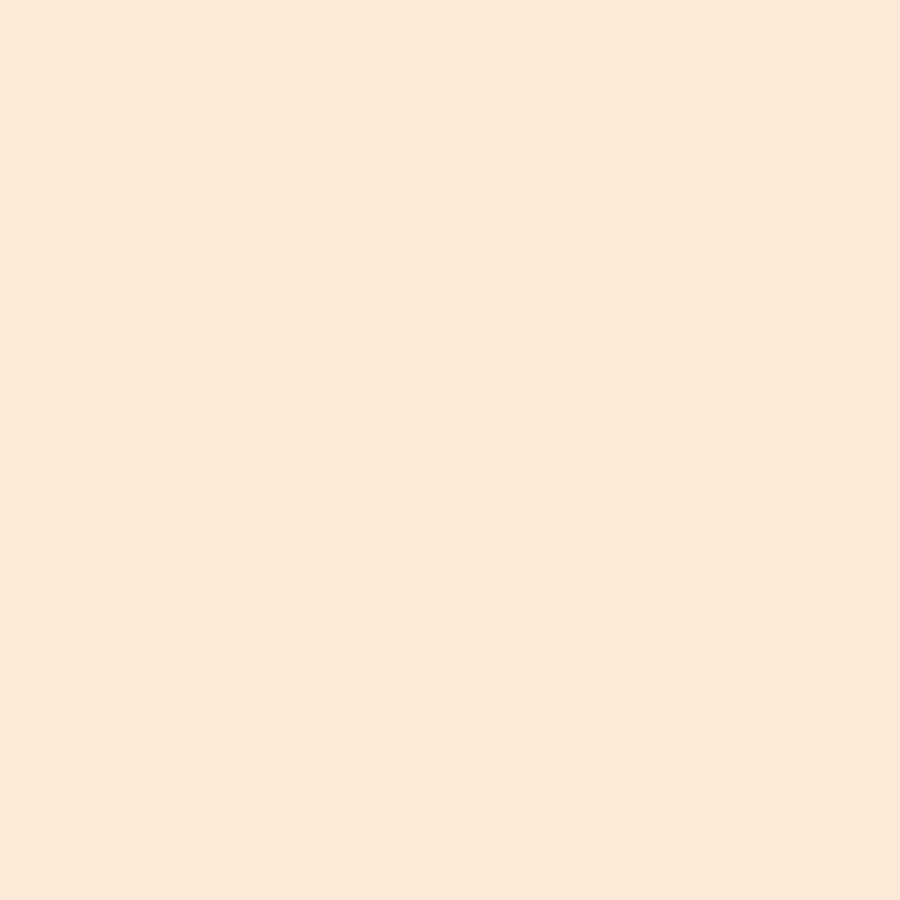
Frame 1 (no input)
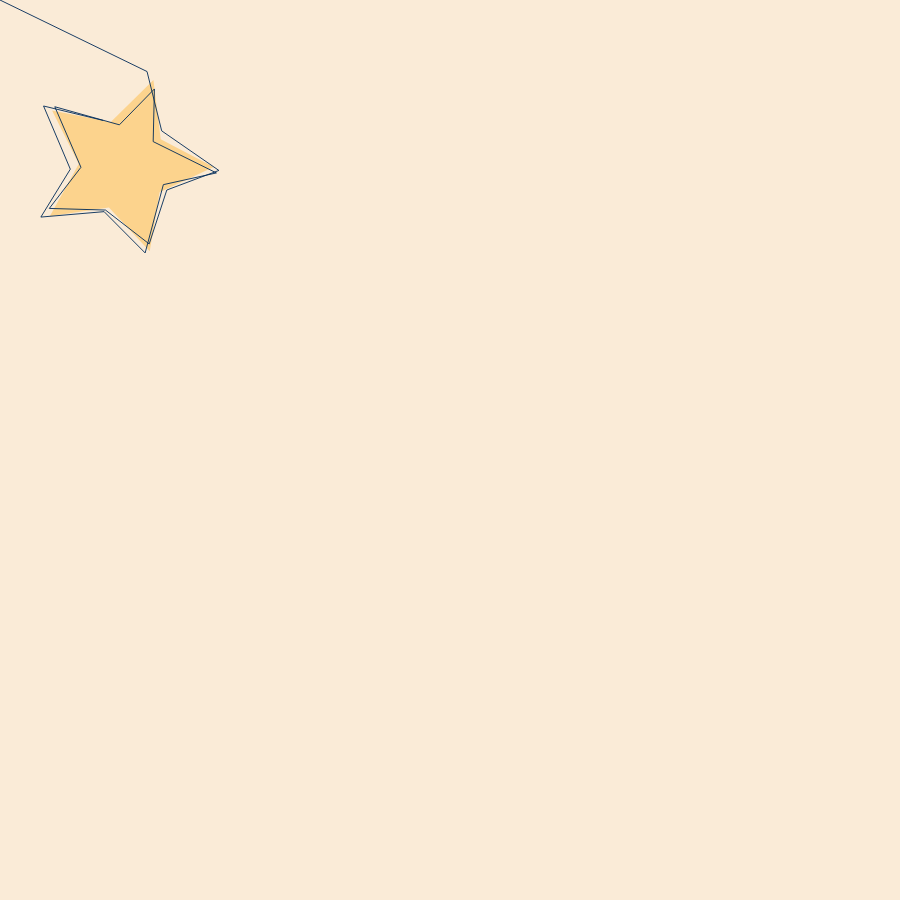
Frame 60 (no input)
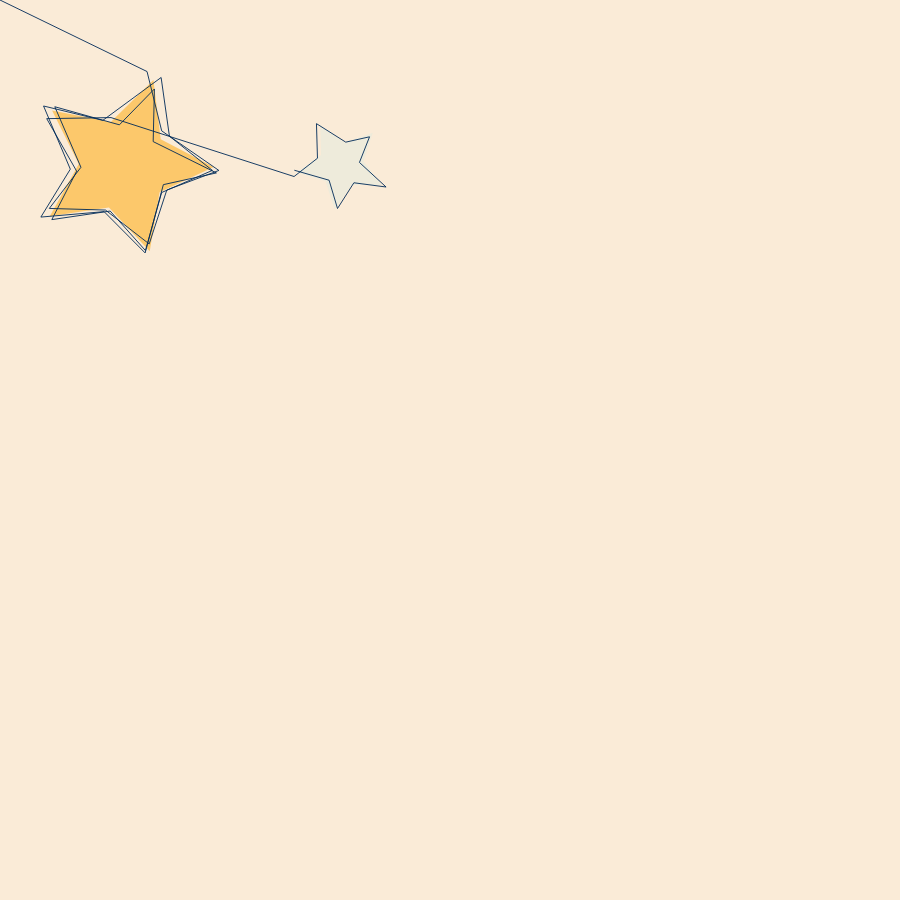
Frame 120 (the mouse pressed at the canvas centre since frame 60)

The p5.js sketch that drew these frames (run headless with seeded random() and noise() and a simulated clock; from frame 60 on, the mouse is pressed at the canvas centre):

// p5.js sketch
// ── sketch.js
let shapes = [];

let points = [[0, 0]];

let speed = 0.35;

let alphas = [];
let timer = 0;
let aInd = 0;
let aInd2 = -1;

let undraw = false;

let counter = 0;
let counter2 = 0;

let numCols = 2;
let numRows = 3;
let marginX = 0;
let marginY = 0;

let scal = 10;

let colours = [
  "pink",
  "indianred",
  "orange",
  "gold",
  "plum",
  "mediumpurple",
  "cornflowerblue",
  "lightskyblue",
  "cadetblue",
  "paleturquoise",
  "olive",
  "darkseagreen",
];

function setup(){
  let dim = min(windowWidth, windowHeight);
  createCanvas(dim*0.9, dim*0.9); 
  background('antiqueWhite');
  angleMode(DEGREES);
  
  numCols = floor(random(2, 5));
  numRows = floor(random(2, 4))*2-1;
  
  scal = min(width/numCols, height/numRows)*0.1;
  
  marginX = 0.55*width/numCols;
  marginY = 0.55*height/numRows;
  
  // randomSeed(1);
  
    for (let j = 0; j < numRows; j++){
      if (j%2 == 0){
        for (let i = 0; i < numCols; i++){
        let s = floor(random(2, 5));
        let p = floor(random(4, 9));
        let r = random(360);
        let t = random([0,1]);
        let c = random(colours);
        shapes.push([0, i, j, s, p, r, c]);
    }
      } else {
        for (let i = numCols-1; i >= 0; i--){
        let s = floor(random(2, 5.5));
        let p = floor(random(4, 9));
        let r = random(360);
        let t = random([0,1]);
        let c = random(colours);
        shapes.push([0, i, j, s, p, r, c]);
    }
      }
      
  }
  
  for (let s of shapes){
    let xPos = map(s[1], 0, numCols-1, marginX, width-marginX);
    let yPos = map(s[2], 0, numRows-1, marginY, height-marginY);
    if (s[0]){
      points.push(...polyPoints(xPos, yPos, s[3]*scal, s[4], s[5], 1));
    } else {
      points.push(...starPoints(xPos, yPos, s[3]*scal, s[4], s[5], 1));
    }
  }
  
  points.push([width, width]);
  
  // rectMode(CENTER);
  
  timer = alphas[0];
}

function draw(){
  background('antiquewhite');
  
  // polygon(width/2, height/2, width*0.4, 4, 45);
  
  noStroke();
  
  for (let i = max(aInd2, 0); i <= aInd; i++){
    let s = shapes[i];
    let c = color(s[6]);
    if (!undraw){
      if (i == aInd){
        c._array[3] = (alphas[aInd]-timer)/alphas[aInd];
      } 
    } else {
      if (i == aInd2){
        c._array[3] = (timer)/alphas[aInd2];
      }
    }
    c._array[3] *= 0.5;
    fill(c);
    let xPos = map(s[1], 0, numCols-1, marginX, width-marginX);
    let yPos = map(s[2], 0, numRows-1, marginY, height-marginY);
    if (s[0]){
      polygon(xPos, yPos, s[3]*scal, s[4], s[5]);
    } else {
      star(xPos, yPos, s[3]*scal, s[4], s[5]);
    }
  }
  
  beginShape();
  noFill();
  stroke(0, 43, 89);
  strokeWeight(width*0.001);
  
  
  
  for (let i = floor(counter2); i < min(counter, points.length); i++){
    vertex(points[i][0], points[i][1]);
  }
  endShape();
  
  // stroke(0);
  // strokeWeight(width*0.02);
  // rect(width/2, height/2, width);
  
  if (timer >= 0){
    timer-=speed;
  } else if (aInd < alphas.length-1){
    aInd++;
    timer = alphas[aInd];
  } else  if (aInd2 < alphas.length-1){
    undraw = true;
    aInd2++; 
    timer = alphas[aInd2];
  }
  
  if (counter < points.length){
    counter += speed;
  } else {
    counter2 += speed;
  }
  
  if (timer <= 0 && aInd2 == alphas.length-1){
    reset();
  }
}

function reset(){
  shapes = [];
  points = [[0, 0]];
  alphas = [];
  timer = 0;
  aInd = 0;
  aInd2 = -1;
  undraw = false;
  counter = 0;
  counter2 = 0;

  setup();
}

function polygon(x, y, s, p, r){
  beginShape();
    for (let i = 0; i < 360; i += 360/p){
      let xPos = x + cos(i+r)*s;
      let yPos = y + sin(i+r)*s;
      vertex(xPos, yPos);
    }
  endShape(CLOSE);
}

function star(x, y, s, p, r){
  beginShape();
    for (let i = 0; i < p*2; i++){
      if (i%2 == 0){
        let xPos = x + cos(i*180/p+r)*s;
        let yPos = y + sin(i*180/p+r)*s;
        vertex(xPos, yPos); 
      } else {
        let xPos = x + cos(i*180/p+r)*s/2;
        let yPos = y + sin(i*180/p+r)*s/2;
        vertex(xPos, yPos); 
      }
    }
  endShape(CLOSE);
}

function polyPoints(x, y, s, p, r, n){
  let points = [];
  let inc = 360/p;
  let rand = floor(random(p/2, 25));
  let extra = inc * rand;
  let offset = s*0.1;
    for (let i = 0; i < 360 + extra; i += inc){
      let xPos = x + cos(i+r)*s + random(-offset, offset);
      let yPos = y + sin(i+r)*s + random(-offset, offset);
      points.push([xPos, yPos]);
    }
  if (n == 1){
    alphas.push(p+rand);
  }
  return points;
}

function starPoints(x, y, s, p, r, n){
  let points = [];
  let extra = floor(random(p, 30));
  let offset = s*0.1;
    for (let i = 0; i < p*2 + extra; i++){
      if (i%2 == 0){
        let xPos = x + cos(i*180/p+r)*s + random(-offset, offset);
        let yPos = y + sin(i*180/p+r)*s + random(-offset, offset);
        points.push([xPos, yPos]); 
      } else {
        let xPos = x + cos(i*180/p+r)*s/2 + random(-offset, offset);
        let yPos = y + sin(i*180/p+r)*s/2 + random(-offset, offset);
        points.push([xPos, yPos]); 
      }
    }
  if (n == 1){
    alphas.push(p*2+extra);
  }
  return points;
}

//DEFINE SHAPES AS SET OF POINTS
//LINE STARTS AT TOP LEFT, GOES FROM SHAPE TO SHAPE, OUTLINING MULTIPLE TIMES WITH RANDOM OFFSET FROM DEFINED SHAPE POINTS, GOES OFF SCREEN BOTTOM RIGHT
//DOES IT CHANGE COLOUR? ARE THE SHAPES 'FILLED'?


function windowResized(){
  let dim = min(windowWidth, windowHeight);
  resizeCanvas(dim*0.9, dim*0.9);
  scal = min(width/numCols, height/numRows)*0.1;
  
  marginX = 0.55*width/numCols;
  marginY = 0.55*height/numRows;
  
  points = [[0, 0]];
  
  for (let s of shapes){
    let xPos = map(s[1], 0, numCols-1, marginX, width-marginX);
    let yPos = map(s[2], 0, numRows-1, marginY, height-marginY);
    if (s[0]){
      points.push(...polyPoints(xPos, yPos, s[3]*scal, s[4], s[5]));
    } else {
      points.push(...starPoints(xPos, yPos, s[3]*scal, s[4], s[5]));
    }
  }
  
  points.push([width, width]);
}
